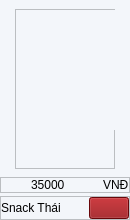
                              <widget class="QWidget" name="widget_63" native="true">
                               <property name="minimumSize">
                                <size>
                                 <width>130</width>
                                 <height>220</height>
                                </size>
                               </property>
                               <property name="maximumSize">
                                <size>
                                 <width>110</width>
                                 <height>220</height>
                                </size>
                               </property>
                               <property name="styleSheet">
                                <string notr="true">background-color: rgb(243, 246, 250);</string>
                               </property>
                               <layout class="QVBoxLayout" name="verticalLayout_72">
                                <property name="spacing">
                                 <number>3</number>
                                </property>
                                <property name="leftMargin">
                                 <number>0</number>
                                </property>
                                <property name="topMargin">
                                 <number>0</number>
                                </property>
                                <property name="rightMargin">
                                 <number>0</number>
                                </property>
                                <property name="bottomMargin">
                                 <number>0</number>
                                </property>
                                <item alignment="Qt::AlignHCenter">
                                 <widget class="QWidget" name="widget_64" native="true">
                                  <layout class="QVBoxLayout" name="verticalLayout_73">
                                   <item>
                                    <widget class="QFrame" name="frame_53">
                                     <property name="minimumSize">
                                      <size>
                                       <width>100</width>
                                       <height>160</height>
                                      </size>
                                     </property>
                                     <property name="maximumSize">
                                      <size>
                                       <width>100</width>
                                       <height>160</height>
                                      </size>
                                     </property>
                                     <property name="frameShape">
                                      <enum>QFrame::StyledPanel</enum>
                                     </property>
                                     <property name="frameShadow">
                                      <enum>QFrame::Raised</enum>
                                     </property>
                                     <layout class="QVBoxLayout" name="verticalLayout_74">
                                      <property name="spacing">
                                       <number>0</number>
                                      </property>
                                      <property name="leftMargin">
                                       <number>0</number>
                                      </property>
                                      <property name="topMargin">
                                       <number>0</number>
                                      </property>
                                      <property name="rightMargin">
                                       <number>0</number>
                                      </property>
                                      <property name="bottomMargin">
                                       <number>0</number>
                                      </property>
                                      <item alignment="Qt::AlignHCenter|Qt::AlignTop">
                                       <widget class="QLabel" name="label_79">
                                        <property name="minimumSize">
                                         <size>
                                          <width>100</width>
                                          <height>120</height>
                                         </size>
                                        </property>
                                        <property name="maximumSize">
                                         <size>
                                          <width>100</width>
                                          <height>120</height>
                                         </size>
                                        </property>
                                        <property name="text">
                                         <string/>
                                        </property>
                                        <property name="pixmap">
                                         <pixmap resource="../../utils/resources_food.qrc">:/Food/images/Food/snack-que-thai.png</pixmap>
                                        </property>
                                        <property name="scaledContents">
                                         <bool>true</bool>
                                        </property>
                                       </widget>
                                      </item>
                                     </layout>
                                    </widget>
                                   </item>
                                  </layout>
                                 </widget>
                                </item>
                                <item>
                                 <widget class="QWidget" name="widget_65" native="true">
                                  <layout class="QVBoxLayout" name="verticalLayout_75">
                                   <property name="spacing">
                                    <number>0</number>
                                   </property>
                                   <property name="leftMargin">
                                    <number>0</number>
                                   </property>
                                   <property name="topMargin">
                                    <number>0</number>
                                   </property>
                                   <property name="rightMargin">
                                    <number>0</number>
                                   </property>
                                   <property name="bottomMargin">
                                    <number>0</number>
                                   </property>
                                   <item alignment="Qt::AlignTop">
                                    <widget class="QFrame" name="frame_54">
                                     <property name="frameShape">
                                      <enum>QFrame::StyledPanel</enum>
                                     </property>
                                     <property name="frameShadow">
                                      <enum>QFrame::Raised</enum>
                                     </property>
                                     <layout class="QHBoxLayout" name="horizontalLayout_46">
                                      <property name="spacing">
                                       <number>0</number>
                                      </property>
                                      <property name="leftMargin">
                                       <number>0</number>
                                      </property>
                                      <property name="topMargin">
                                       <number>0</number>
                                      </property>
                                      <property name="rightMargin">
                                       <number>0</number>
                                      </property>
                                      <property name="bottomMargin">
                                       <number>0</number>
                                      </property>
                                      <item alignment="Qt::AlignRight">
                                       <widget class="QLabel" name="label_81">
                                        <property name="styleSheet">
                                         <string notr="true">font: 75 bold 10pt &quot;MS Shell Dlg 2&quot;;</string>
                                        </property>
                                        <property name="text">
                                         <string>35000</string>
                                        </property>
                                       </widget>
                                      </item>
                                      <item alignment="Qt::AlignRight">
                                       <widget class="QLabel" name="label_82">
                                        <property name="text">
                                         <string>VNĐ</string>
                                        </property>
                                       </widget>
                                      </item>
                                     </layout>
                                    </widget>
                                   </item>
                                  </layout>
                                 </widget>
                                </item>
                                <item>
                                 <widget class="QWidget" name="widget_66" native="true">
                                  <layout class="QVBoxLayout" name="verticalLayout_76">
                                   <property name="spacing">
                                    <number>0</number>
                                   </property>
                                   <property name="leftMargin">
                                    <number>0</number>
                                   </property>
                                   <property name="topMargin">
                                    <number>0</number>
                                   </property>
                                   <property name="rightMargin">
                                    <number>0</number>
                                   </property>
                                   <property name="bottomMargin">
                                    <number>0</number>
                                   </property>
                                   <item>
                                    <widget class="QFrame" name="frame_55">
                                     <property name="frameShape">
                                      <enum>QFrame::StyledPanel</enum>
                                     </property>
                                     <property name="frameShadow">
                                      <enum>QFrame::Raised</enum>
                                     </property>
                                     <layout class="QHBoxLayout" name="horizontalLayout_47">
                                      <property name="spacing">
                                       <number>0</number>
                                      </property>
                                      <property name="leftMargin">
                                       <number>0</number>
                                      </property>
                                      <property name="topMargin">
                                       <number>0</number>
                                      </property>
                                      <property name="rightMargin">
                                       <number>0</number>
                                      </property>
                                      <property name="bottomMargin">
                                       <number>0</number>
                                      </property>
                                      <item>
                                       <widget class="QLabel" name="label_NameProduct_6">
                                        <property name="styleSheet">
                                         <string notr="true">font: 75  12pt &quot;Segoe UI Variable Display&quot;;</string>
                                        </property>
                                        <property name="text">
                                         <string>Snack Thái</string>
                                        </property>
                                        <property name="wordWrap">
                                         <bool>true</bool>
                                        </property>
                                       </widget>
                                      </item>
                                      <item alignment="Qt::AlignRight">
                                       <widget class="QPushButton" name="pushButton_Plus_6">
                                        <property name="styleSheet">
                                         <string notr="true">background-color: rgb(145, 8, 12);</string>
                                        </property>
                                        <property name="text">
                                         <string/>
                                        </property>
                                        <property name="icon">
                                         <iconset resource="../../utils/resources.qrc">
                                          <normaloff>:/WhiteIcons/images/icons/WhiteIcons/create_ic.svg</normaloff>:/WhiteIcons/images/icons/WhiteIcons/create_ic.svg</iconset>
                                        </property>
                                        <property name="iconSize">
                                         <size>
                                          <width>24</width>
                                          <height>24</height>
                                         </size>
                                        </property>
                                       </widget>
                                      </item>
                                     </layout>
                                    </widget>
                                   </item>
                                  </layout>
                                 </widget>
                                </item>
                               </layout>
                              </widget>
